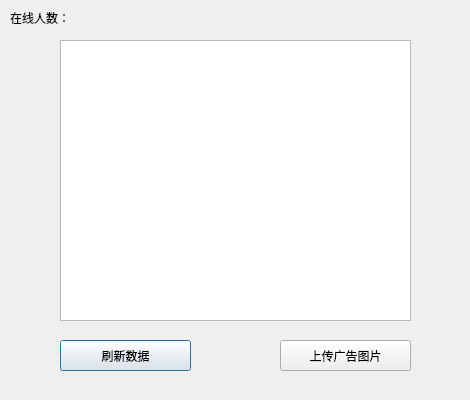
<?xml version="1.0" encoding="UTF-8"?>
<ui version="4.0">
 <class>mainpage</class>
 <widget class="QDialog" name="mainpage">
  <property name="geometry">
   <rect>
    <x>0</x>
    <y>0</y>
    <width>470</width>
    <height>400</height>
   </rect>
  </property>
  <property name="minimumSize">
   <size>
    <width>470</width>
    <height>400</height>
   </size>
  </property>
  <property name="maximumSize">
   <size>
    <width>470</width>
    <height>400</height>
   </size>
  </property>
  <property name="windowTitle">
   <string>Dialog</string>
  </property>
  <widget class="QPushButton" name="refreshButton">
   <property name="geometry">
    <rect>
     <x>60</x>
     <y>340</y>
     <width>131</width>
     <height>31</height>
    </rect>
   </property>
   <property name="text">
    <string>刷新数据</string>
   </property>
  </widget>
  <widget class="QPushButton" name="uploadADButton">
   <property name="geometry">
    <rect>
     <x>280</x>
     <y>340</y>
     <width>131</width>
     <height>31</height>
    </rect>
   </property>
   <property name="text">
    <string>上传广告图片</string>
   </property>
  </widget>
  <widget class="QListWidget" name="onlineusersInfo">
   <property name="geometry">
    <rect>
     <x>60</x>
     <y>40</y>
     <width>351</width>
     <height>281</height>
    </rect>
   </property>
  </widget>
  <widget class="QLabel" name="onlineusernumlabel">
   <property name="geometry">
    <rect>
     <x>10</x>
     <y>10</y>
     <width>91</width>
     <height>16</height>
    </rect>
   </property>
   <property name="text">
    <string>在线人数：</string>
   </property>
  </widget>
 </widget>
 <resources/>
 <connections/>
</ui>
